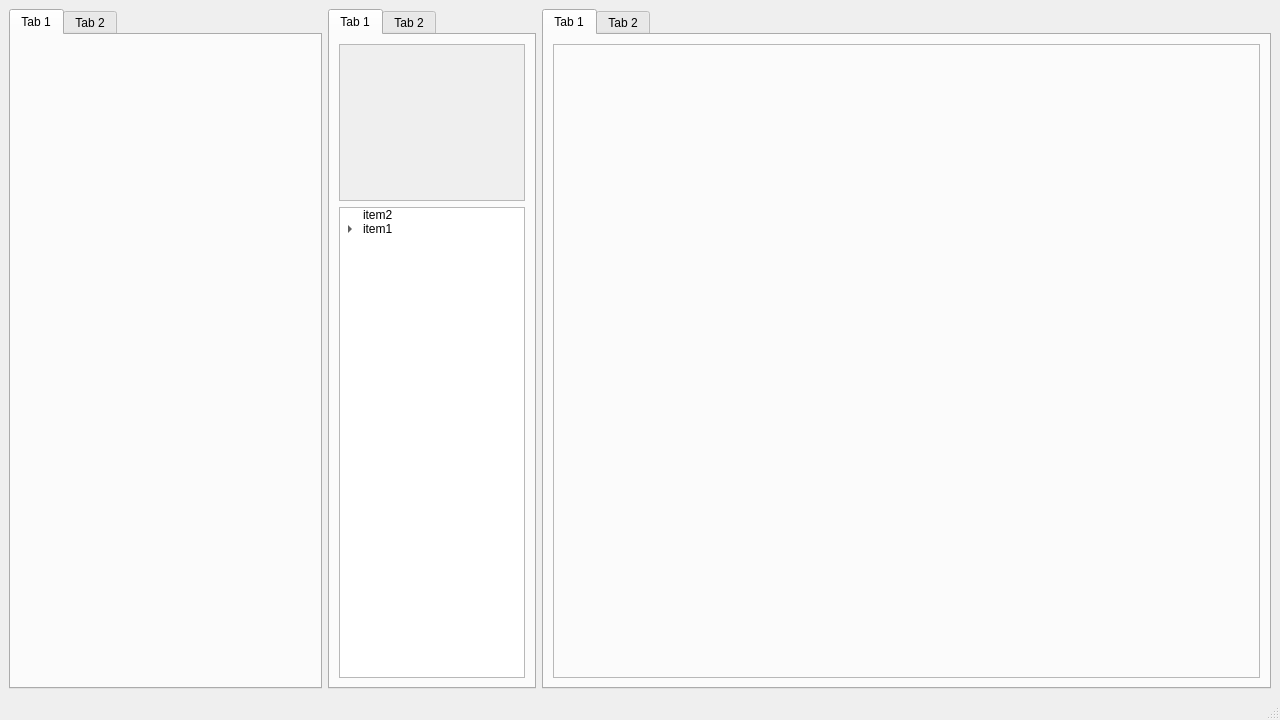
<?xml version="1.0" encoding="UTF-8"?>
<ui version="4.0">
 <class>MainWindow</class>
 <widget class="QMainWindow" name="MainWindow">
  <property name="geometry">
   <rect>
    <x>0</x>
    <y>0</y>
    <width>1280</width>
    <height>720</height>
   </rect>
  </property>
  <property name="windowTitle">
   <string>MainWindow</string>
  </property>
  <widget class="QWidget" name="centralwidget">
   <layout class="QHBoxLayout" name="horizontalLayout">
    <item>
     <widget class="QTabWidget" name="tabWidget">
      <property name="sizePolicy">
       <sizepolicy hsizetype="Expanding" vsizetype="Expanding">
        <horstretch>3</horstretch>
        <verstretch>0</verstretch>
       </sizepolicy>
      </property>
      <property name="tabShape">
       <enum>QTabWidget::Rounded</enum>
      </property>
      <property name="movable">
       <bool>true</bool>
      </property>
      <widget class="QWidget" name="tab">
       <attribute name="title">
        <string>Tab 1</string>
       </attribute>
      </widget>
      <widget class="QWidget" name="tab_2">
       <attribute name="title">
        <string>Tab 2</string>
       </attribute>
      </widget>
     </widget>
    </item>
    <item>
     <widget class="QTabWidget" name="tabWidget_3">
      <property name="sizePolicy">
       <sizepolicy hsizetype="Expanding" vsizetype="Expanding">
        <horstretch>2</horstretch>
        <verstretch>0</verstretch>
       </sizepolicy>
      </property>
      <property name="currentIndex">
       <number>0</number>
      </property>
      <property name="tabsClosable">
       <bool>false</bool>
      </property>
      <property name="movable">
       <bool>true</bool>
      </property>
      <widget class="QWidget" name="tab_5">
       <attribute name="title">
        <string>Tab 1</string>
       </attribute>
       <layout class="QVBoxLayout" name="verticalLayout">
        <item>
         <widget class="QScrollArea" name="scrollArea">
          <property name="sizePolicy">
           <sizepolicy hsizetype="Expanding" vsizetype="Expanding">
            <horstretch>0</horstretch>
            <verstretch>1</verstretch>
           </sizepolicy>
          </property>
          <property name="widgetResizable">
           <bool>true</bool>
          </property>
          <widget class="QWidget" name="scrollAreaWidgetContents">
           <property name="geometry">
            <rect>
             <x>0</x>
             <y>0</y>
             <width>184</width>
             <height>148</height>
            </rect>
           </property>
          </widget>
         </widget>
        </item>
        <item>
         <widget class="QTreeWidget" name="treeWidget">
          <property name="sizePolicy">
           <sizepolicy hsizetype="Expanding" vsizetype="Expanding">
            <horstretch>0</horstretch>
            <verstretch>3</verstretch>
           </sizepolicy>
          </property>
          <attribute name="headerVisible">
           <bool>false</bool>
          </attribute>
          <column>
           <property name="text">
            <string>1</string>
           </property>
          </column>
          <item>
           <property name="text">
            <string>item2</string>
           </property>
          </item>
          <item>
           <property name="text">
            <string>item1</string>
           </property>
           <item>
            <property name="text">
             <string>New Subitem</string>
            </property>
           </item>
          </item>
         </widget>
        </item>
       </layout>
      </widget>
      <widget class="QWidget" name="tab_6">
       <attribute name="title">
        <string>Tab 2</string>
       </attribute>
      </widget>
     </widget>
    </item>
    <item>
     <widget class="QTabWidget" name="tabWidget_2">
      <property name="sizePolicy">
       <sizepolicy hsizetype="Expanding" vsizetype="Expanding">
        <horstretch>7</horstretch>
        <verstretch>0</verstretch>
       </sizepolicy>
      </property>
      <property name="currentIndex">
       <number>0</number>
      </property>
      <property name="tabsClosable">
       <bool>false</bool>
      </property>
      <property name="movable">
       <bool>true</bool>
      </property>
      <widget class="QWidget" name="tab_3">
       <attribute name="title">
        <string>Tab 1</string>
       </attribute>
       <layout class="QHBoxLayout" name="horizontalLayout_2">
        <item>
         <widget class="QFrame" name="frame">
          <property name="frameShape">
           <enum>QFrame::StyledPanel</enum>
          </property>
          <property name="frameShadow">
           <enum>QFrame::Sunken</enum>
          </property>
         </widget>
        </item>
       </layout>
      </widget>
      <widget class="QWidget" name="tab_4">
       <attribute name="title">
        <string>Tab 2</string>
       </attribute>
      </widget>
     </widget>
    </item>
   </layout>
  </widget>
  <widget class="QMenuBar" name="menubar">
   <property name="geometry">
    <rect>
     <x>0</x>
     <y>0</y>
     <width>1280</width>
     <height>23</height>
    </rect>
   </property>
  </widget>
  <widget class="QStatusBar" name="statusbar"/>
 </widget>
 <resources/>
 <connections/>
</ui>
